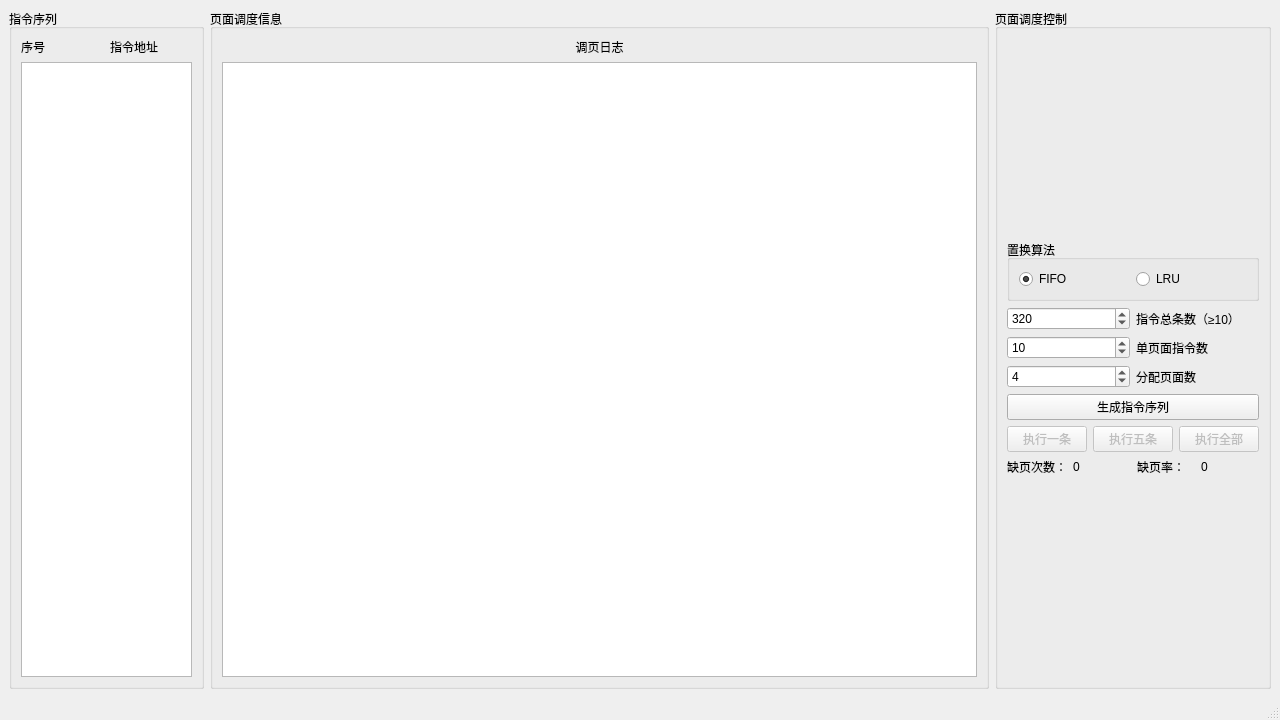
<?xml version="1.0" encoding="UTF-8"?>
<ui version="4.0">
 <class>MainWindow</class>
 <widget class="QMainWindow" name="MainWindow">
  <property name="enabled">
   <bool>true</bool>
  </property>
  <property name="geometry">
   <rect>
    <x>0</x>
    <y>0</y>
    <width>1280</width>
    <height>720</height>
   </rect>
  </property>
  <property name="windowTitle">
   <string>内存管理-请求调页模拟</string>
  </property>
  <widget class="QWidget" name="centralwidget">
   <layout class="QHBoxLayout" name="horizontalLayout_8" stretch="1,4,1">
    <item>
     <widget class="QGroupBox" name="groupBox">
      <property name="title">
       <string>指令序列</string>
      </property>
      <layout class="QVBoxLayout" name="verticalLayout">
       <item>
        <layout class="QHBoxLayout" name="horizontalLayout">
         <item>
          <widget class="QLabel" name="label">
           <property name="text">
            <string>序号</string>
           </property>
          </widget>
         </item>
         <item>
          <widget class="QLabel" name="label_2">
           <property name="text">
            <string>指令地址</string>
           </property>
          </widget>
         </item>
        </layout>
       </item>
       <item>
        <widget class="QListWidget" name="CommandList"/>
       </item>
      </layout>
     </widget>
    </item>
    <item>
     <widget class="QGroupBox" name="groupBox_2">
      <property name="title">
       <string>页面调度信息</string>
      </property>
      <layout class="QVBoxLayout" name="verticalLayout_4">
       <item>
        <layout class="QVBoxLayout" name="verticalLayout_3">
         <item>
          <widget class="QLabel" name="label_3">
           <property name="text">
            <string>调页日志</string>
           </property>
           <property name="alignment">
            <set>Qt::AlignCenter</set>
           </property>
          </widget>
         </item>
         <item>
          <widget class="QListWidget" name="CommandLog"/>
         </item>
        </layout>
       </item>
      </layout>
     </widget>
    </item>
    <item>
     <widget class="QGroupBox" name="groupBox_3">
      <property name="title">
       <string>页面调度控制</string>
      </property>
      <layout class="QVBoxLayout" name="verticalLayout_5">
       <item>
        <spacer name="verticalSpacer">
         <property name="orientation">
          <enum>Qt::Vertical</enum>
         </property>
         <property name="sizeHint" stdset="0">
          <size>
           <width>20</width>
           <height>180</height>
          </size>
         </property>
        </spacer>
       </item>
       <item>
        <widget class="QGroupBox" name="groupBox_4">
         <property name="title">
          <string>置换算法</string>
         </property>
         <layout class="QHBoxLayout" name="horizontalLayout_9">
          <item>
           <layout class="QHBoxLayout" name="horizontalLayout_2">
            <item>
             <widget class="QRadioButton" name="FIFOButton">
              <property name="enabled">
               <bool>true</bool>
              </property>
              <property name="text">
               <string>FIFO</string>
              </property>
              <property name="checked">
               <bool>true</bool>
              </property>
             </widget>
            </item>
            <item>
             <widget class="QRadioButton" name="LRUButton">
              <property name="enabled">
               <bool>true</bool>
              </property>
              <property name="text">
               <string>LRU</string>
              </property>
             </widget>
            </item>
           </layout>
          </item>
         </layout>
        </widget>
       </item>
       <item>
        <layout class="QHBoxLayout" name="horizontalLayout_4">
         <item>
          <widget class="QSpinBox" name="TotalCommand">
           <property name="minimum">
            <number>10</number>
           </property>
           <property name="maximum">
            <number>10000</number>
           </property>
           <property name="value">
            <number>320</number>
           </property>
          </widget>
         </item>
         <item>
          <widget class="QLabel" name="label_5">
           <property name="text">
            <string>指令总条数（≥10）</string>
           </property>
          </widget>
         </item>
        </layout>
       </item>
       <item>
        <layout class="QHBoxLayout" name="horizontalLayout_5">
         <item>
          <widget class="QSpinBox" name="PageCommand">
           <property name="minimum">
            <number>1</number>
           </property>
           <property name="maximum">
            <number>10000</number>
           </property>
           <property name="value">
            <number>10</number>
           </property>
          </widget>
         </item>
         <item>
          <widget class="QLabel" name="label_6">
           <property name="text">
            <string>单页面指令数</string>
           </property>
          </widget>
         </item>
        </layout>
       </item>
       <item>
        <layout class="QHBoxLayout" name="horizontalLayout_6">
         <item>
          <widget class="QSpinBox" name="TotalPage">
           <property name="minimum">
            <number>1</number>
           </property>
           <property name="maximum">
            <number>10000</number>
           </property>
           <property name="value">
            <number>4</number>
           </property>
          </widget>
         </item>
         <item>
          <widget class="QLabel" name="label_7">
           <property name="text">
            <string>分配页面数</string>
           </property>
          </widget>
         </item>
        </layout>
       </item>
       <item>
        <widget class="QPushButton" name="GenerateCommandButton">
         <property name="text">
          <string>生成指令序列</string>
         </property>
        </widget>
       </item>
       <item>
        <layout class="QHBoxLayout" name="horizontalLayout_3">
         <item>
          <widget class="QPushButton" name="ExecuteOneButton">
           <property name="enabled">
            <bool>false</bool>
           </property>
           <property name="text">
            <string>执行一条</string>
           </property>
          </widget>
         </item>
         <item>
          <widget class="QPushButton" name="ExecuteFiveButton">
           <property name="enabled">
            <bool>false</bool>
           </property>
           <property name="text">
            <string>执行五条</string>
           </property>
          </widget>
         </item>
         <item>
          <widget class="QPushButton" name="ExecuteAllButton">
           <property name="enabled">
            <bool>false</bool>
           </property>
           <property name="text">
            <string>执行全部</string>
           </property>
          </widget>
         </item>
        </layout>
       </item>
       <item>
        <layout class="QHBoxLayout" name="horizontalLayout_7">
         <item>
          <widget class="QLabel" name="PageLackText">
           <property name="text">
            <string>缺页次数：</string>
           </property>
          </widget>
         </item>
         <item>
          <widget class="QLabel" name="PageLackCounter">
           <property name="text">
            <string>0</string>
           </property>
          </widget>
         </item>
         <item>
          <widget class="QLabel" name="PageLackRadioText">
           <property name="text">
            <string>缺页率：</string>
           </property>
          </widget>
         </item>
         <item>
          <widget class="QLabel" name="PageLackRadio">
           <property name="text">
            <string>0</string>
           </property>
          </widget>
         </item>
        </layout>
       </item>
       <item>
        <spacer name="verticalSpacer_2">
         <property name="orientation">
          <enum>Qt::Vertical</enum>
         </property>
         <property name="sizeHint" stdset="0">
          <size>
           <width>20</width>
           <height>179</height>
          </size>
         </property>
        </spacer>
       </item>
      </layout>
     </widget>
    </item>
   </layout>
  </widget>
  <widget class="QStatusBar" name="statusbar"/>
 </widget>
 <resources/>
 <connections/>
</ui>
